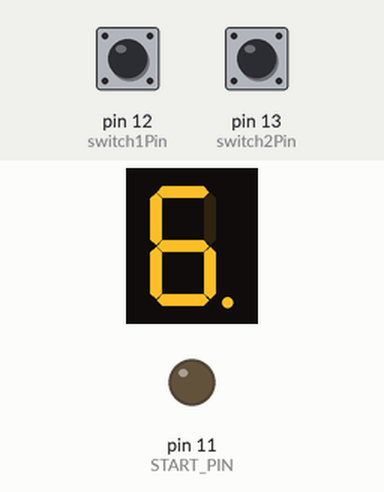
Recording of a sketch running on a simulated Arduino Uno, built with avr-gcc and run on an emulated ATmega328P. Shown: 1-digit seven-segment display, output pins drawn as LEDs (lit = HIGH). Wiring (inferred from the names in the program): 1-digit 7-segment display, segments lit when LOW: segments pin 2, pin 3, pin 4, pin 5, pin 6, pin 7, pin 8, pin 9. The test bench sets the inputs (shaded band); at power-on: pin 12 (switch1Pin) HIGH, pin 13 (switch2Pin) HIGH. The segment pins are drawn as the display they are named for; pins used as bus, display or sensor lines are not drawn.

Above: at 1.2 s.
1.3 s: pin 12 (switch1Pin) pulled LOW for 0.15 s
At 4.2 s:
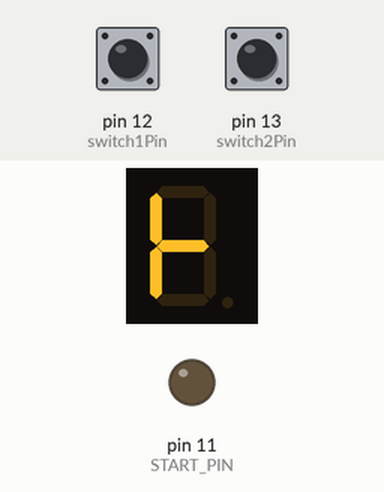
13.4 s: pin 13 (switch2Pin) pulled LOW for 3.2 s
At 15.9 s:
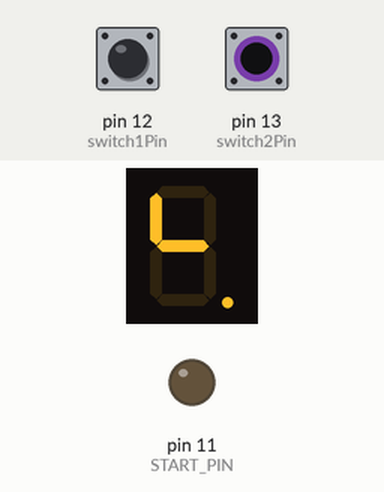
18.1 s: pin 13 (switch2Pin) pulled LOW for 0.15 s
At 18.5 s:
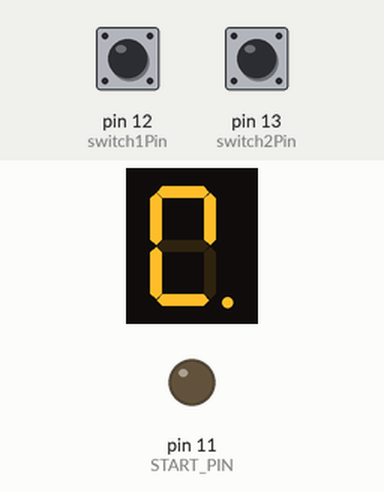
19.7 s: pin 12 (switch1Pin) pulled LOW for 1 s
At 23.1 s:
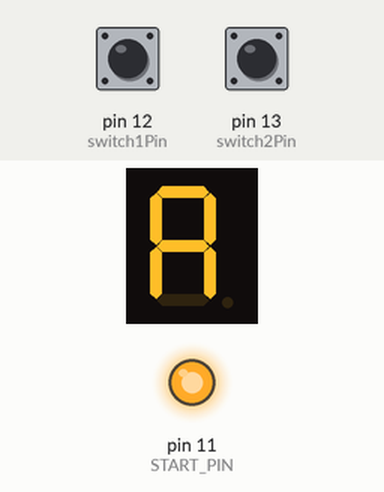
Timing chart, 0 to 24.6 s (numbered marks = the images above; inputs shaded):
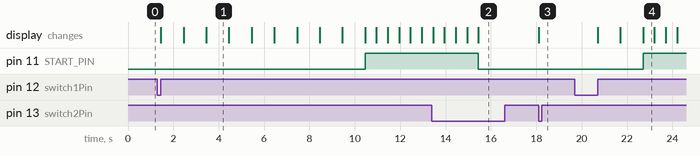

The sketch:

Countdown.ino
```cpp
// 7 bar segments + 1 dot segment (active low)
const int SEGMENTS = 8;
const int DOT_SEGMENT = SEGMENTS - 1;

// note that the pins are different from the Fritzing sketch
// because my 7 segment display has a different pin assignment
int segmentPins[] = { 2, 3, 4, 5, 6, 7, 8, 9 };
int segmentState[] = { 0, 0, 0, 0, 0, 0, 0, 0  };

const int DIGITS = 11;
const int ALL_OFF = 10;
int digitsState[DIGITS][SEGMENTS - 1] = {
  { 1, 1, 1, 0, 1, 1, 1 },
  { 0, 0, 0, 0, 0, 1, 1 },
  { 1, 1, 0, 1, 1, 1, 0 },
  { 1, 0, 0, 1, 1, 1, 1 },
  { 0, 0, 1, 1, 0, 1, 1 },
  { 1, 0, 1, 1, 1, 0, 1 },
  { 1, 1, 1, 1, 1, 0, 1 },
  { 0, 0, 0, 0, 1, 1, 1 },
  { 1, 1, 1, 1, 1, 1, 1 },
  { 1, 0, 1, 1, 1, 1, 1 },
  { 0, 0, 0, 0, 0, 0, 0 }
};

const int START_PIN = 11;

// push buttons (active low)
int switch1Pin = 12;
int switch2Pin = 13;

boolean switch1Pressed = false;
boolean switch2Pressed = false;

const int INITIAL_COUNTDOWN_COUNT = 9;
int countdownCount = INITIAL_COUNTDOWN_COUNT;
const int START_DURATION = 5;

void setup() {
  for (int i=0; i<SEGMENTS; i++) {
    pinMode(segmentPins[i], OUTPUT);
  }
  pinMode(START_PIN, OUTPUT);
  pinMode(switch1Pin, INPUT);
  pinMode(switch2Pin, INPUT);

  segmentState[DOT_SEGMENT] = 1;
  writeDigit(countdownCount);
}

void loop() {
  if (digitalRead(switch1Pin) == LOW) {
    switch1Pressed = true;
  } else {
    if (switch1Pressed) {
      countdown();
      switch1Pressed = false;
    }
  }

  if (digitalRead(switch2Pin) == LOW) {
    if (!switch2Pressed) {
      switch2Pressed = true;
      countUp();
    }
  } else {
    switch2Pressed = false;
  }

  delay(25);
}

void writeDigit(int digitIndex) {
  memcpy(segmentState, digitsState[digitIndex], sizeof(digitsState[digitIndex]));
  for (int i=0; i<SEGMENTS; i++) {
    digitalWrite(segmentPins[i], segmentState[i] == 1 ? LOW : HIGH);
  }
}

void countUp() {
  if (countdownCount == 9) {
    countdownCount = 1;
  } else {
    countdownCount++;
  }

  writeDigit(countdownCount);
}

void countdown() {
  segmentState[DOT_SEGMENT] = 0;
  writeDigit(countdownCount);

  while (countdownCount > 0) {
    delay(1000);
    countdownCount--;
    writeDigit(countdownCount);
  }

  digitalWrite(START_PIN, HIGH);

  for (int i=0; i<START_DURATION; i++) {
    delay(500);
    writeDigit(ALL_OFF);
    delay(500);
    writeDigit(0);
  }

  digitalWrite(START_PIN, LOW);

  countdownCount = INITIAL_COUNTDOWN_COUNT;
  segmentState[DOT_SEGMENT] = 1;
  writeDigit(countdownCount);
}
```

Measured:
- after the input at 1.3 s, pin 11 (START_PIN): LOW → HIGH after 9.2 s; the display: first changes after 0.15 s (image 1 shows a later state)
- after the input at 13.4 s, the display: first differs from a run without the input after 2.1 s (image 2)
- after the input at 18.1 s, the display: changes at once (image 3)
- after the input at 19.7 s, pin 11 (START_PIN): LOW → HIGH after 3.0 s; the display: first changes after 1.0 s (image 4 shows a later state)
- what the display in image 1 shows lasts 1.0 s, from 3.5 s to 4.5 s
- what the display in image 4 shows lasts 0.5 s, from 22.7 s to 23.2 s
